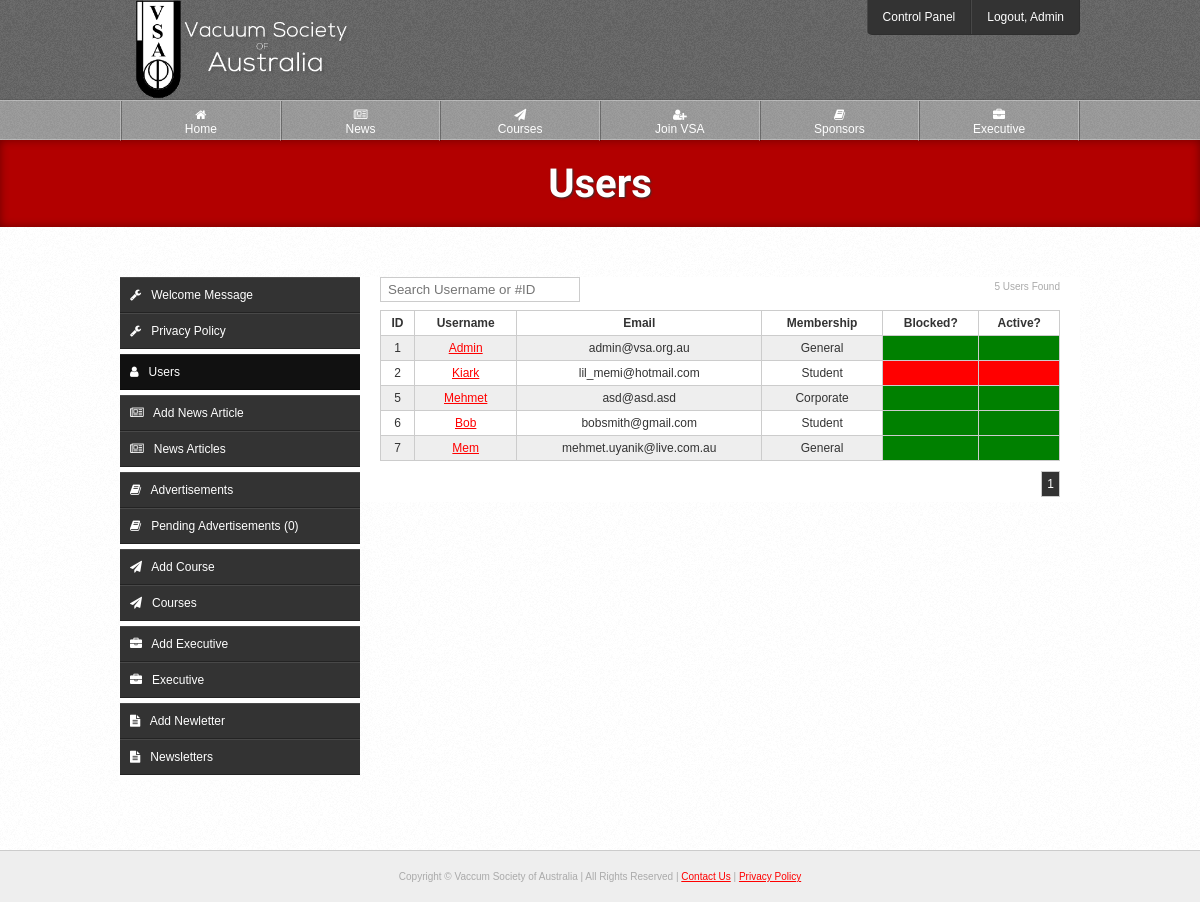
The page /cp/users (signed in) on the database as committed earlier.
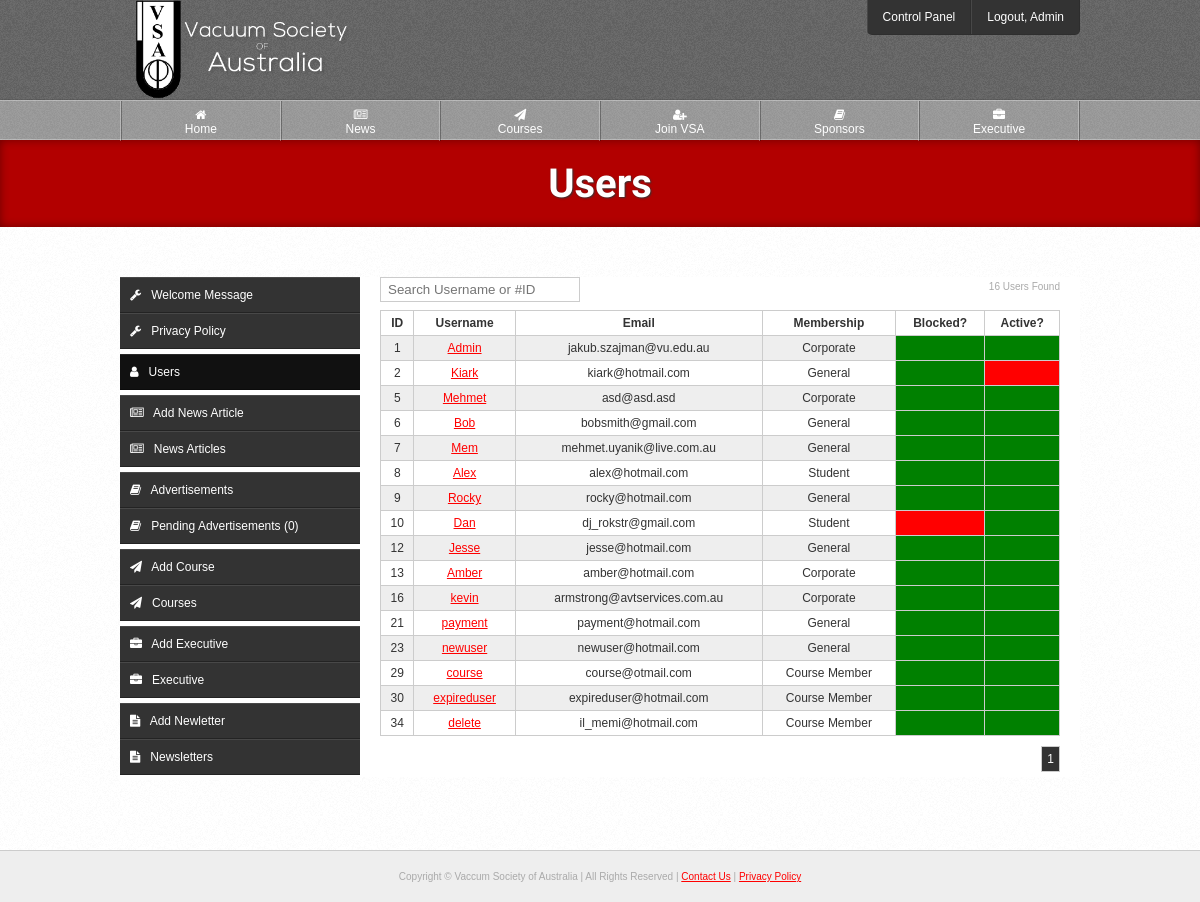
The same page on the database as committed later.
### tables this page shows
CREATE TABLE IF NOT EXISTS `users` (
  `id` int(10) NOT NULL AUTO_INCREMENT,
  `username` varchar(20) NOT NULL,
  `password` varchar(70) NOT NULL,
  `email` varchar(100) NOT NULL,
  `title` varchar(6) NOT NULL,
  `fname` varchar(30) NOT NULL,
  `lname` varchar(40) NOT NULL,
  `address` varchar(80) NOT NULL,
  `suburb` varchar(50) NOT NULL,
  `state` varchar(50) NOT NULL,
  `postcode` int(10) NOT NULL,
  `country` varchar(50) NOT NULL,
  `telephone` varchar(20) NOT NULL,
  `fax` varchar(20) DEFAULT NULL,
  `website` varchar(100) DEFAULT NULL,
  `company` varchar(150) DEFAULT NULL,
  `blocked` enum('0','1') NOT NULL,
  `type` enum('1','2','3','4') NOT NULL,
  `active` enum('0','1') NOT NULL,
  `level` enum('1','2') NOT NULL,
  `password_reset` enum('0','1') NOT NULL,
  `activation_code` varchar(40) NOT NULL,
  `reset_code` varchar(100) NOT NULL,
  `payment_made` enum('0','1') NOT NULL,
  `date_created` varchar(100) NOT NULL,
  `payment_due_date` varchar(100) NOT NULL,
  `membership_expiry_date` varchar(100) NOT NULL,
  PRIMARY KEY (`id`),
  FULLTEXT KEY `username` (`username`)
);

### classes/User.php (called while the page is built, shortened)
<?php
class User extends Pagination {
	private $data;
	private $count;
	public static function getUsername($id) {
		try {
			$q = DB::$db->prepare("
				SELECT username
				FROM users
				WHERE id = :id
			");
			$q->execute([':id' => $id]);
		} catch(PDOException $ex) {
			die($ex->getMessage());
		}
		$c = $q->rowCount();
		$r = $q->fetch(PDO::FETCH_OBJ);
		return ($c != 0) ? $r->username : "Unknown";
	}
	public function getAll($page = 1, $limit = 100) {
		$this->amount = ($page - 1) * $limit;
		$this->limit = $limit;
		$this->page = $page;
		try {
			$q = DB::$db->query("
				SELECT SQL_CALC_FOUND_ROWS *
				FROM users
				LIMIT {$this->amount}, {$this->limit}
			");
		} catch(PDOException $ex) {
			die($ex->getMessage());
		}
		$this->count = $q->rowCount();
		$total = DB::$db->query("SELECT FOUND_ROWS() AS total")->fetch(PDO::FETCH_OBJ)->total;
		$this->pages = ceil($total / $this->limit);
		if($this->count != 0)
			while($r = $q->fetch(PDO::FETCH_OBJ))
				$this->data[] = $r;
		return $this->data;
	}
	public function getCount() {
		return $this->count;
	}
}

### classes/Template.php (called while the page is built, shortened)
<?php
class Template {
	private $page;
	public function setActivePage($prefix = null) {
		$page = explode("/", $_SERVER['PHP_SELF']);
		$page = end($page);
		$page = explode(".", $page);
		$page = current($page);
		$this->page = $prefix.$page;
	}
	public function getActivePage() {
		return $this->page;
	}
}

### classes/Sponsors.php (called while the page is built, shortened)
<?php
class Sponsors {
	public static function countAds($status = '1') {
		try {
			$q = DB::$db->prepare("
				SELECT *, ads.id as adID
				FROM ads
				INNER JOIN users
				ON users.id = ads.user_id
				WHERE status = :status
			");
			$q->execute([':status' => $status]);
		} catch(PDOException $ex) {
			die($ex->getMessage());
		}
		$count = $q->rowCount();
		return $count;
	}
}

### cp/users.php (the view, shortened to what this page needs)
<?php
$t = new Template("cp_");
$t->setTitle("Users");
include $t->load("template/head.php");
include $t->load("template/header.php");
$_user = new User;
$users = (isset($_GET['search'])) ? $_user->search($_GET['search']) : $_user->getAll((isset($_GET['page']) && !empty($_GET['page'])) ? $_GET['page'] : 1);
?>
	<div id="page-heading">
		<h1>Users</h1>
	</div>
	<div class="outer-wrapper white">
		<div class="inner-wrapper">
			<?php include $t->load("template/cp-nav.php"); ?>
			<section class="right-main">
				<p class="rfloat fine-text"><?=$_user->getCount();?> User<?=($_user->getCount() !== 1) ? 's' : null;?> Found</p>
				<form id="form">
					<div class="field">
						<input type="text" name="search" id="search" placeholder="Search Username or #ID" style="width: 200px;">
					</div>
				</form>
				<?php if(!empty($users)): ?>
					<?php if($_user->getCount() != 0): ?>
						<table class="style">
							<tr>
								<th>ID</th>
								<th>Username</th>
								<th>Email</th>
								<th>Membership</th>
								<th>Blocked?</th>
								<th>Active?</th>
							</tr>
						<?php foreach($users as $user): ?>
							<tr>
								<td><?=$user->id;?></td>
								<td><a href="<?=PATH;?>cp/view-user?id=<?=$user->id;?>"><?=$user->username;?></a></td>
								<td><?=$user->email;?></td>
								<td>
									<?php if($user->type === '1'): ?>
										Student
									<?php elseif($user->type === '2'): ?>
										General
									<?php elseif($user->type === '3'): ?>
										Corporate
									<?php elseif($user->type === '4'): ?>
										Course Member
									<?php endif;?>
								</td>
								<td style="<?=($user->blocked === '1') ? 'background: red;' : 'background: green;';?>"></td>
								<td style="<?=($user->active === '1') ? 'background: green;' : 'background: red;';?>?>"></td>
							</tr>
						<?php endforeach; ?>
						</table>
						<?=$_user->getPageLinks(PATH."cp/users");?>
					<?php else: ?>
						<div class="notice-box yellow-notice">No users found</div>
					<?php endif; ?>
				<?php endif; ?>
			</section>
		</div>
	</div>
<?php include $t->load("template/footer.php"); ?>

### template/head.php (shortened to what this page needs)
<!DOCTYPE html>
<html lang="en">
	<head>
		<link rel="stylesheet" type="text/css" href="<?=PATH;?>css/layout.css">
		<link rel="stylesheet" type="text/css" href="<?=PATH;?>css/style.css">
		<link rel="stylesheet" type="text/css" href="<?=PATH;?>css/forms.css">
		<link rel="stylesheet" type="text/css" href="<?=PATH;?>css/stacktable.css">
		<link href="<?=PATH;?>css/resize.css" media="only screen and (max-width:550px)" rel="stylesheet" type="text/css">
		<link href="<?=PATH;?>css/resize-sidebars.css" media="only screen and (max-width:980px)" rel="stylesheet" type="text/css">
		<link rel="stylesheet" href="//maxcdn.bootstrapcdn.com/font-awesome/4.3.0/css/font-awesome.min.css">

### template/header.php (shortened to what this page needs)
</head>
	<body>
		<header id="fixed">
			<div id="header">
				<div class="inner-wrapper">
					<a href="<?=PATH;?>"><img src="<?=PATH;?>img/vsa-logo.png" id="banner-logo" alt="Vaccum Society of Australia"></a>
					<?php if(isset($_SESSION['admin'])): ?>
						<nav class="top-nav">
							<ul>
								<li><a href="<?=PATH;?>cp/update-welcome">Control Panel</a></li>
								<li><a href="<?=PATH;?>logout?url=<?=$_SERVER['REQUEST_URI'];?>">Logout, <?=User::getUsername($_SESSION["logged"]);?></a></li>
							</ul>
						</nav>
					<?php else: ?>
						<div class="login-btn-wrapper">
							<a href="<?=PATH;?>login" class="login-btn"><img src="<?=PATH;?>img/login-btn.png"></a>
						</div>
					<?php endif; ?>
				</div>
			</div>
			<nav class="main-nav">
				<div class="inner-wrapper">
					<ul>
						<li><a href="<?=PATH;?>"<?=($t->getActivePage() == 'index') ? ' class="active"' : null;?>><i class="fa fa-home"></i><br>Home</a></li>
						<li><a href="<?=PATH;?>news"<?=($t->getActivePage() == 'news') ? ' class="active"' : null;?>><i class="fa fa-newspaper-o"></i><br>News</a></li>
						<li><a href="<?=PATH;?>courses"<?=($t->getActivePage() == 'courses' || $t->getActivePage() == 'apply-course') ? ' class="active"' : null;?>><i class="fa fa-paper-plane"></i><br>Courses</a></li>
						<li><a href="<?=PATH;?>join"<?=($t->getActivePage() == 'join') ? ' class="active"' : null;?>><i class="fa fa-user-plus"></i><br>Join VSA</a></li>
						<li><a href="<?=PATH;?>sponsors"<?=($t->getActivePage() == 'sponsors') ? ' class="active"' : null;?>><i class="fa fa-book"></i><br>Sponsors</a></li>
						<li><a href="<?=PATH;?>executive"<?=($t->getActivePage() == 'executive') ? ' class="active"' : null;?>><i class="fa fa-briefcase"></i><br>Executive</a></li>
					</ul>
				</div>
			</nav>
		</header>

### template/cp-nav.php (shortened to what this page needs)
<aside class="left-side">
	<nav class="sidebar">
		<ul>
			<li><a href="<?=PATH;?>cp/update-welcome"<?=($t->getActivePage() == 'cp_update-welcome') ? ' class="active"' : null;?>><i class="fa fa-wrench"></i> &nbsp; Welcome Message</a></li>
			<li><a href="<?=PATH;?>cp/update-privacy"<?=($t->getActivePage() == 'cp_update-privacy') ? ' class="active"' : null;?>><i class="fa fa-wrench"></i> &nbsp; Privacy Policy</a></li>
		</ul>
	</nav>
	<nav class="sidebar">
		<ul>
			<li><a href="<?=PATH;?>cp/users"<?=($t->getActivePage() == 'cp_users' || $t->getActivePage() == 'cp_view-user') ? ' class="active"' : null;?>><i class="fa fa-user"></i> &nbsp; Users</a></li>
		</ul>
	</nav>
	<nav class="sidebar">
		<ul>
			<li><a href="<?=PATH;?>cp/add-news"<?=($t->getActivePage() == 'cp_add-news') ? ' class="active"' : null;?>><i class="fa fa-newspaper-o"></i> &nbsp; Add News Article</a></li>
			<li><a href="<?=PATH;?>cp/news"<?=($t->getActivePage() == 'cp_news') ? ' class="active"' : null;?>><i class="fa fa-newspaper-o"></i> &nbsp; News Articles</a></li>
		</ul>
	</nav>
	<nav class="sidebar">
		<ul>
			<li><a href="<?=PATH;?>cp/ads"<?=($t->getActivePage() == 'cp_ads') ? ' class="active"' : null;?>><i class="fa fa-book"></i> &nbsp; Advertisements</a></li>
			<li><a href="<?=PATH;?>cp/pending-ads"<?=($t->getActivePage() == 'cp_pending-ads') ? ' class="active"' : null;?>><i class="fa fa-book"></i> &nbsp; Pending Advertisements (<?=Sponsors::countAds('0');?>)</a></li>
		</ul>
	</nav>
	<nav class="sidebar">
		<ul>
			<li><a href="<?=PATH;?>cp/add-course"<?=($t->getActivePage() == 'cp_add-course') ? ' class="active"' : null;?>><i class="fa fa-paper-plane"></i> &nbsp; Add Course</a></li>
			<li><a href="<?=PATH;?>cp/courses"<?=($t->getActivePage() == 'cp_courses' || $t->getActivePage() == 'cp_view-course') ? ' class="active"' : null;?>><i class="fa fa-paper-plane"></i> &nbsp; Courses</a></li>
		</ul>
	</nav>
	<nav class="sidebar">
		<ul>
			<li><a href="<?=PATH;?>cp/add-executive"<?=($t->getActivePage() == 'cp_add-executive') ? ' class="active"' : null;?>><i class="fa fa-briefcase"></i> &nbsp; Add Executive</a></li>
			<li><a href="<?=PATH;?>cp/executive"<?=($t->getActivePage() == 'cp_executive') ? ' class="active"' : null;?>><i class="fa fa-briefcase"></i> &nbsp; Executive</a></li>
		</ul>
	</nav>
	<nav class="sidebar">
		<ul>
			<li><a href="<?=PATH;?>cp/add-newsletter"<?=($t->getActivePage() == 'cp_add-newsletter') ? ' class="active"' : null;?>><i class="fa fa-file-text"></i> &nbsp; Add Newletter</a></li>
			<li><a href="<?=PATH;?>cp/newsletter"<?=($t->getActivePage() == 'cp_newsletter') ? ' class="active"' : null;?>><i class="fa fa-file-text"></i> &nbsp; Newsletters</a></li>
		</ul>
	</nav>
</aside>

### classes/Pagination.php
<?php
class Pagination {
	protected $limit, $page, $amount, $pages;
	public function getPageLinks($link) {
		$output = '<div class="pagination">';
		for($x = 0; $x < $this->pages; $x++) {
			$css_class = ($this->page == ($x+1)) ? ' class="active"' : null;
			$output .= '<a href="'.$link.'?page='.($x+1).'"'.$css_class.'>'.($x+1).'</a> ';
		}
		$output .= '</div>';
		return $output;
	}
}

### template/footer.php (shortened to what this page needs)
		<footer id="footer">
			Copyright &copy; Vaccum Society of Australia | All Rights Reserved | <a href="<?=PATH;?>contact">Contact Us</a> | <a href="<?=PATH;?>privacy">Privacy Policy</a>
		</footer>
	</body>
</html>

### css/layout.css (style rules this page uses)
header, footer, nav { display: block; }
* { box-sizing: border-box; margin: 0; padding: 0; }
body { margin: 0; padding: 0; background: #EEE; font-family: arial, sans-serif; font-size: 12px; color: #333; }
.inner-wrapper { max-width: 960px; margin: 0 auto; position: relative; }
.outer-wrapper { padding: 50px 0px; border-bottom: 1px solid #CCC; }
.white { background: url("../img/content-bg.png"); }
#header { height: 100px; background: url("../img/header-bg.png"); border-bottom: 1px solid rgba(0,0,0,.1); }
#banner-logo { margin-top: -2px; height: 102px; }
.main-nav { height: 40px; background: url("../img/main-nav-bg.png"); font-size: 12px; border-top: 1px solid rgba(255,255,255,.3); border-bottom: 1px solid rgba(255,255,255,.3); display: block; }
.main-nav ul { margin: 0; padding: 0; border-left: 1px solid rgba(255,255,255,.3); border-right: 1px solid rgba(0,0,0,.3); }
.main-nav ul li { list-style-type: none; display: inline; float: left; width: 16.666%; text-align: center; }
.main-nav li a { display: block; color: #FFF; text-decoration: none; padding: 7px 15px; height: 40px; transition: .2s linear; border-left: 1px solid rgba(0,0,0,.3); border-right: 1px solid rgba(255,255,255,.3); }
.top-nav { position: absolute; right: 0; top: 0; background: #333; border-bottom: 1px solid rgba(0,0,0,.1); -webkit-border-radius: 0 0 5px 5px; -moz-border-radius: 0 0 5px 5px; -ms-border-radius: 0 0 5px 5px; -o-border-radius: 0 0 5px 5px; border-radius: 0 0 5px 5px; overflow: hidden; }
.top-nav ul { margin: 0; padding: 0; }
.top-nav ul li { list-style-type: none; display: inline; float: left; }
.top-nav li a { padding: 10px 15px; text-align: center; display: block; text-decoration: none; color: #FFF; border-right: 1px solid rgba(0,0,0,.1); border-left: 1px solid rgba(255,255,255,.1); transition: .2s linear; }
.top-nav ul li:last-of-type { border-right: none; }
.top-nav ul li:first-of-type { border-left: none; }
#page-heading { background: #B20000; color: #FFF; padding: 20px 0px; text-align: center; box-shadow: inset 0px 0px 10px rgba(0,0,0,.4); -webkit-box-shadow: inset 0px 0px 10px rgba(0,0,0,.4); -moz-box-shadow: inset 0px 0px 10px rgba(0,0,0,.4); -o-box-shadow: inset 0px 0px 10px rgba(0,0,0,.4); -ms-box-shadow: inset 0px 0px 10px rgba(0,0,0,.4); }
#page-heading h1 { margin: 0; padding: 0; font-size: 40px; text-shadow: 1px 1px 2px #333; font-family: 'Roboto Condensed', sans-serif; text-rendering: optimizeLegibility !important; -webkit-font-smoothing: antialiased !important; color: #FFF; }
.left-side, .right-main { background: #FFF; margin-bottom: 20px; }
.left-side { float: left; width: 240px; }
.right-main { float: right; width: 720px; padding: 0px 20px; }
.sidebar { border: px solid #CCC; margin-bottom: 5px; display: block; }
.sidebar ul { margin: 0; padding: 0; }
.sidebar ul li { list-style-type: none; display: block; }
.sidebar li a { display: block; text-decoration: none; padding: 10px; background: #333; color: #FFF; border-bottom: 1px solid rgba(0,0,0,.3); border-top: 1px solid rgba(255,255,255,.1); transition: .2s linear; }
.sidebar li a.active { background: #111; }
#footer { font-size: 10px; text-align: center; color: #AAA; margin: 20px 0px; }

### css/style.css (style rules this page uses)
.rfloat { float: right; }
.fine-text { font-size: 10px; color: #AAA; }
.pagination { margin: 5px 0px; text-align: right; }
.pagination a { padding: 5px; border: 1px solid #CCC; display: inline-block; color: #333; text-decoration: none; }
.pagination a.active { background: #333; color: #FFF; }
table.style { border-collapse: collapse; width: 100%; text-align: center; margin-bottom: 10px; }
table.style th { color: #333; }
table.style th, table.style td { border: 1px solid #CCC; padding: 5px; }
table.style tr:nth-child(even) { background: #EEE; }
h1, h2, h3, h4, h5, h6 { margin-bottom: 15px; padding: 0; }
h1 { font-size: 35px; font-family: 'Roboto Condensed', sans-serif; }
p { line-height: 19px; margin-bottom: 10px; }
a { color: #F00; }
a img { border: none; }
li { list-style-position: inside; }
ul, ol { margin-bottom: 10px; margin-left: 20px; }

### css/forms.css (style rules this page uses)
form .field { margin-bottom: 4px; }
input[type=text], input[type=password], input[type=email], select, input[type=file] { padding: 4px 7px; border: 1px solid #CCC; width: 250px; margin-bottom: 4px; color: #666; }
input[type=text], input[type=password], input[type=email], select, input[type=file], input[type=radio] { margin-bottom: 4px; }

Rows that differ between the two databases and show on the page:
changed users "Admin": email "admin@vsa.org.au" → "jakub.szajman@vu.edu.au"; type "General" → "Corporate"
added users: id "16", username "kevin", email "armstrong@avtservices.com.au", type "Corporate"
changed users "Kiark": email "lil_memi@hotmail.com" → "kiark@hotmail.com"; blocked "1" → "0" (drawn); type "Student" → "General"
changed users "Bob": type "Student" → "General"
added users: id "8", username "Alex", email "alex@hotmail.com", type "Student"
added users: id "9", username "Rocky", email "rocky@hotmail.com", type "General"
added users: id "10", username "Dan", email "dj_rokstr@gmail.com", type "Student"
added users: id "12", username "Jesse", email "jesse@hotmail.com", type "General"
added users: id "13", username "Amber", email "amber@hotmail.com", type "Corporate"
added users: id "21", username "payment", email "payment@hotmail.com", type "General"
added users: id "23", username "newuser", email "newuser@hotmail.com", type "General"
added users: id "29", username "course", email "course@otmail.com", type "Course Member"
added users: id "30", username "expireduser", email "expireduser@hotmail.com", type "Course Member"
added users: id "34", username "delete", email "il_memi@hotmail.com", type "Course Member"
Other text that changed with them:
$_user->getCount(): "5" → "16"
